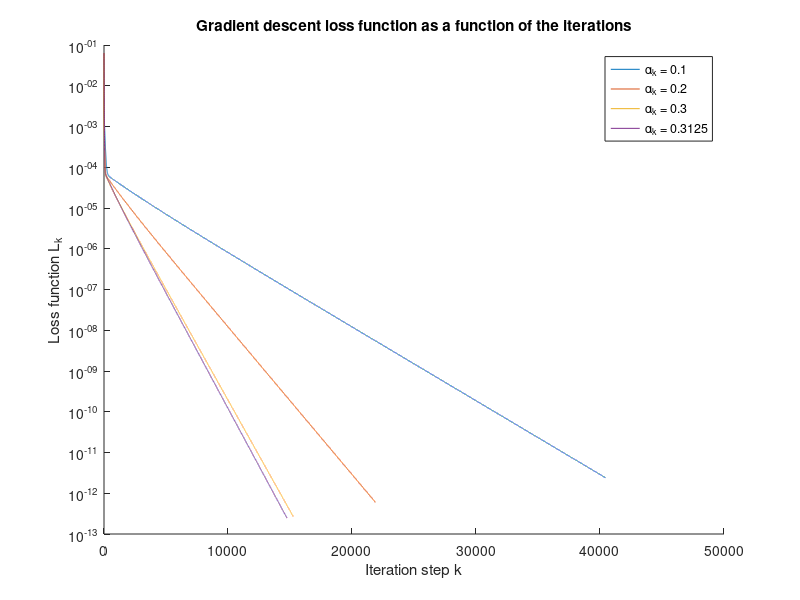
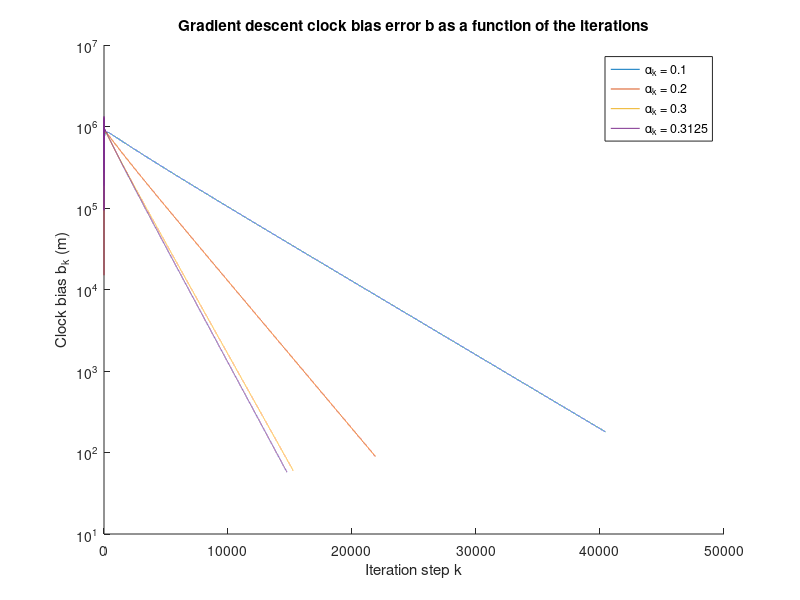
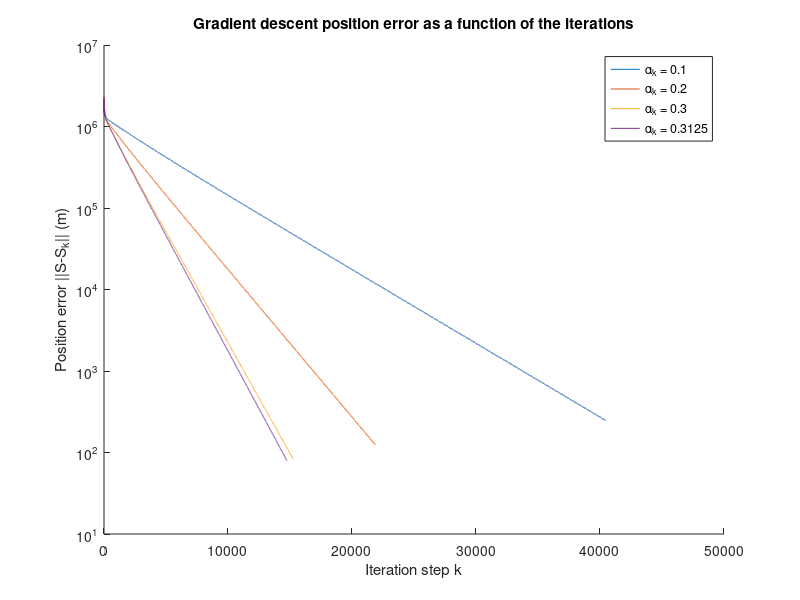
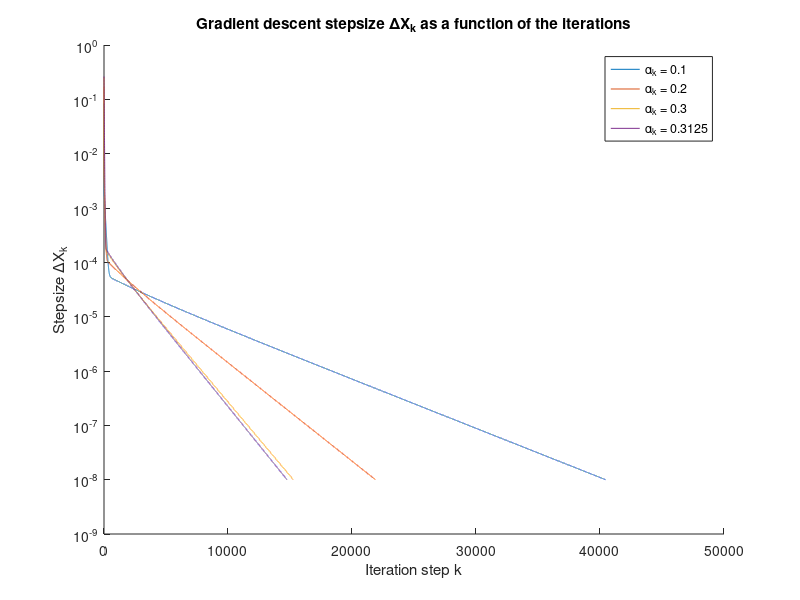

MATLAB code to generate these figures, in order:
clear all
close all
%Conversion factor from Earth Radians to meters
convToM = 6370*10^3;
%Actual position of vehicle
S = [1 0 0]';
%Actual clock bias error
b = 2.354788068*10^(-3);
%Actual position of satellites
S1 = [3.5852 2.0700 0]';
S2 = [2.9274 2.9274 0]';
S3 = [2.6612 0 3.1712]';
S4 = [1.4159 0 3.8904]';
S_tot = [S1 S2 S3 S4]';
%Initial vehicle estimate
S_hat_0 = [0.9331 0.25 0.258819]';
b_hat_0 = 0;
X_hat_k_grad = [S_hat_0 ; b_hat_0];
X_hat_k_gauss = [S_hat_0 ; b_hat_0];
%Termination criteria
maxItr = 10^6;
deltaXMin = 10^(-8);
%Stepsize parameter
alphak_gradVec = [0.1 0.2 0.3 0.3125];
alphak_gaussVec = [0.7 1 1.3 1.8];
%Matrices to save data for different values of alphak_grad and alphak_gauss
Grad_Loss_Matrix = 0;
Grad_Clock_Matrix = 0;
Grad_Pos_Matrix = 0;
Grad_DeltaX_Matrix = 0;

Gauss_Loss_Matrix = 0;
Gauss_Clock_Matrix = 0;
Gauss_Pos_Matrix = 0;
Gauss_DeltaX_Matrix = 0;

%Generate synthetic data which otherwise would be
%measured by the phone.
y = [((S-S1)'*(S-S1))^(1/2)+b ((S-S2)'*(S-S2))^(1/2)+b ...
    ((S-S3)'*(S-S3))^(1/2)+b ((S-S4)'*(S-S4))^(1/2)+b]';


%%
%Gradient Descent Algorithm
%Run for different values of alphak_grad
legendInfofig1 = {};
legendInfofig2 = {};
legendInfofig3 = {};
legendInfofig4 = {};

%Iterate through all four values of alpha_k
for p = 1:4
alphak_grad = alphak_gradVec(p);
%Reset estimate to initial condition
X_hat_k_grad = [S_hat_0 ; b_hat_0];

%Calculate Jacobian transpose
H_X_hat_k = zeros(4);
for i = 1:4
    for j = 1:3
        H_X_hat_k(i,j) = (X_hat_k_grad(j)-S_tot(i,j))/...
            ((X_hat_k_grad(1:3)-S_tot(i,:)')'*...
            (X_hat_k_grad(1:3)-S_tot(i,:)'))^(1/2); 
    end
end
H_X_hat_k(:,4) = ones(4,1);

%Calculate small h
h_X_hat_k = zeros(4,1);
for i = 1:4
h_X_hat_k(i) = ((X_hat_k_grad(1:3)-S_tot(i,:)')'*...
    (X_hat_k_grad(1:3)-S_tot(i,:)'))^(1/2) + X_hat_k_grad(4);
end
h_X_Grad = h_X_hat_k;

deltaX_k = alphak_grad*H_X_hat_k'*(y-h_X_hat_k); %First value of the step size
XvecGrad = X_hat_k_grad; %Matrix to store all values of X
deltaXGrad = deltaX_k; %Matrix to store all values of deltaX
normDeltaX_k = (deltaX_k'*deltaX_k)^(1/2);
counter = 1;
while(normDeltaX_k > deltaXMin && counter < maxItr)
    X_hat_k_grad = X_hat_k_grad + deltaX_k;
    XvecGrad = [XvecGrad X_hat_k_grad]; %Add the newly calculated estimate to XvecGrad
    counter = counter + 1;
    
    %Calculate the Jacobian matrix
    for i = 1:4
        for j = 1:3
            H_X_hat_k(i,j) = (X_hat_k_grad(j)-S_tot(i,j))/...
                ((X_hat_k_grad(1:3)-S_tot(i,:)')'*...
                (X_hat_k_grad(1:3)-S_tot(i,:)'))^(1/2); 
        end
    end
    H_X_hat_k(:,4) = ones(4,1);
    %Calculate small h
    h_X_hat_k = zeros(4,1);
    for i = 1:4
        h_X_hat_k(i) = ((X_hat_k_grad(1:3)-S_tot(i,:)')'*...
            (X_hat_k_grad(1:3)-S_tot(i,:)'))^(1/2) + X_hat_k_grad(4);
    end
    h_X_Grad = [h_X_Grad h_X_hat_k]; %Matrix which stores all values of
    %h(X) which is used when plotting the loss function
    
    deltaX_k = alphak_grad*H_X_hat_k'*(y-h_X_hat_k);
    deltaXGrad = [deltaXGrad deltaX_k];
    normDeltaX_k = (deltaX_k'*deltaX_k)^(1/2); 
end

%Plot the loss function as a function of the iterations
figure(1)
hold on
step1LossGrad = [y(1)*ones(1,counter) ; y(2)*ones(1,counter)...
    ; y(3)*ones(1,counter) ; y(4)*ones(1,counter)] - h_X_Grad;
step2LossGrad = step1LossGrad.^2;
step3LossGrad = step2LossGrad(1,:)+step2LossGrad(2,:)+...
    step2LossGrad(3,:)+step2LossGrad(4,:);
LossGrad = 1/2*step3LossGrad;
semilogy(0:length(LossGrad)-1,LossGrad);
legendInfofig1{p} = ['\alpha_k = ' num2str(alphak_grad)];
hold off

%Plot the clock bias error as a function of the iterations
figure(2)
hold on
DiffXGrad = [ones(1,counter) ; zeros(2,counter) ; b*ones(1,counter)] - XvecGrad;
semilogy(0:length(DiffXGrad(4,:))-1, convToM*abs(DiffXGrad(4,:)));
legendInfofig2{p} = ['\alpha_k = ' num2str(alphak_grad)];
hold off

%Plot the error in position as a function of the iterations
figure(3)
hold on
ErrSquared = DiffXGrad(1:3,:).^2;
ErrPos = convToM*(ErrSquared(1,:)+ErrSquared(2,:)+ErrSquared(3,:)).^(1/2);
semilogy(0:length(ErrPos)-1, ErrPos);
legendInfofig3{p} = ['\alpha_k = ' num2str(alphak_grad)];
hold off

%Plot convergence rate of stepsize as a function of the iterations
figure(4)
hold on
deltaXGradSquared = deltaXGrad.^2;
normDeltaXGrad = (deltaXGradSquared(1,:)+deltaXGradSquared(2,:)...
    +deltaXGradSquared(3,:)+deltaXGradSquared(4,:)).^(1/2);
semilogy(0:length(normDeltaXGrad)-1, normDeltaXGrad);
legendInfofig4{p} = ['\alpha_k = ' num2str(alphak_grad)];
hold off
end

figure(1)
title('Gradient descent loss function as a function of the iterations');
xlabel('Iteration step k');
ylabel('Loss function L_k');
legend(legendInfofig1);
set(gca,'yscale','log');

figure(2)
title('Gradient descent clock bias error b as a function of the iterations');
xlabel('Iteration step k');
ylabel('Clock bias b_k (m)');
legend(legendInfofig2);
set(gca,'yscale','log');

figure(3)
title('Gradient descent position error as a function of the iterations');
xlabel('Iteration step k');
ylabel('Position error ||S-S_k|| (m)');
legend(legendInfofig3);
set(gca,'yscale','log');

figure(4)
title('Gradient descent stepsize \DeltaX_k as a function of the iterations');
xlabel('Iteration step k');
ylabel('Stepsize \DeltaX_k');
legend(legendInfofig4);
set(gca,'yscale','log');
%%
%Gauss-Newton Algorithm
%Run for different values of alphak_gauss
legendInfofig5 = {};
legendInfofig6 = {};
legendInfofig7 = {};
legendInfofig8 = {};

%Iterate through all four values of alpha_k
for p = 1:4
alphak_gauss = alphak_gaussVec(p);
%Reset estimate to initial condition
X_hat_k_gauss = [S_hat_0 ; b_hat_0];

%Calculate Jacobian transpose
H_X_hat_k = zeros(4);
for i = 1:4
    for j = 1:3
        H_X_hat_k(i,j) = (X_hat_k_gauss(j)-S_tot(i,j))/...
            ((X_hat_k_gauss(1:3)-S_tot(i,:)')'*...
            (X_hat_k_gauss(1:3)-S_tot(i,:)'))^(1/2); 
    end
end
H_X_hat_k(:,4) = ones(4,1);

%Calculate small h
h_X_hat_k = zeros(4,1);
for i = 1:4
h_X_hat_k(i) = ((X_hat_k_gauss(1:3)-S_tot(i,:)')'*...
    (X_hat_k_gauss(1:3)-S_tot(i,:)'))^(1/2) + X_hat_k_gauss(4);
end
h_X_Gauss = h_X_hat_k;

deltaX_k = alphak_gauss*H_X_hat_k\(y-h_X_hat_k); %First value of the
%step size
XvecGauss = X_hat_k_gauss; %Matrix to store all values of X
deltaXGauss = deltaX_k; %Matrix to store all values of deltaX
normDeltaX_k = (deltaX_k'*deltaX_k)^(1/2);  
counter = 1;
while(normDeltaX_k > deltaXMin && counter < maxItr)
    X_hat_k_gauss = X_hat_k_gauss + deltaX_k;
    XvecGauss = [XvecGauss X_hat_k_gauss]; %Add the newly 
    %calculated estimate to XvecGauss
    counter = counter + 1;
    
     %Calculate the Jacobian matrix
    for i = 1:4
        for j = 1:3
            H_X_hat_k(i,j) = (X_hat_k_gauss(j)-S_tot(i,j))/...
                ((X_hat_k_gauss(1:3)-S_tot(i,:)')'*...
                (X_hat_k_gauss(1:3)-S_tot(i,:)'))^(1/2); 
        end
    end
    H_X_hat_k(:,4) = ones(4,1);
    
    %Calculate small h
    h_X_hat_k = zeros(4,1);
    for i = 1:4
        h_X_hat_k(i) = ((X_hat_k_gauss(1:3)-S_tot(i,:)')'*...
            (X_hat_k_gauss(1:3)-S_tot(i,:)'))^(1/2) + X_hat_k_gauss(4);
    end
    h_X_Gauss = [h_X_Gauss h_X_hat_k]; %Matrix which stores all values of
    %h(X) which is used when plotting the loss function

    deltaX_k = alphak_gauss*H_X_hat_k\(y-h_X_hat_k);
    deltaXGauss = [deltaXGauss deltaX_k];
    normDeltaX_k = (deltaX_k'*deltaX_k)^(1/2);
end

%Plot the loss function as a function of the iterations
figure(5)
step1LossGauss = [y(1)*ones(1,counter) ; y(2)*ones(1,counter) ;...
    y(3)*ones(1,counter) ; y(4)*ones(1,counter)] - h_X_Gauss;
step2LossGauss = step1LossGauss.^2;
step3LossGauss = step2LossGauss(1,:)+step2LossGauss(2,:)+...
    step2LossGauss(3,:)+step2LossGauss(4,:);
LossGauss = 1/2*step3LossGauss;
hold on
semilogy(0:length(LossGauss)-1,LossGauss);
legendInfofig5{p} = ['\alpha_k = ' num2str(alphak_gauss)];
hold off

%Plot the clock bias error as a function of the iterations
figure(6)
hold on
DiffXGauss = [ones(1,counter) ; zeros(2,counter) ; b*ones(1,counter)] - XvecGauss;
semilogy(0:length(DiffXGauss(4,:))-1, convToM*abs(DiffXGauss(4,:)));
legendInfofig6{p} = ['\alpha_k = ' num2str(alphak_gauss)];
hold off

%Plot the error in position as a function of the iterations
figure(7)
hold on
ErrSquared = DiffXGauss(1:3,:).^2;
ErrPos = convToM*(ErrSquared(1,:)+ErrSquared(2,:)+ErrSquared(3,:)).^(1/2);
semilogy(0:length(ErrPos)-1, ErrPos);
legendInfofig7{p} = ['\alpha_k = ' num2str(alphak_gauss)];
hold off

%Plot convergence rate of stepsize as a function of the iterations
figure(8)
hold on
deltaXGaussSquared = deltaXGauss.^2;
normDeltaXGauss = (deltaXGaussSquared(1,:)+deltaXGaussSquared(2,:)+...
    deltaXGaussSquared(3,:)+deltaXGaussSquared(4,:)).^(1/2);
semilogy(0:length(normDeltaXGauss)-1, normDeltaXGauss);
legendInfofig8{p} = ['\alpha_k = ' num2str(alphak_gauss)];
hold off
end
figure(5)
title('Gauss-Newton loss function as a function of the iterations');
xlabel('Iteration step k');
ylabel('Loss function L_k');
legend(legendInfofig5);
set(gca,'yscale','log');

figure(6)
title('Gauss-Newton clock bias error b as a function of the iterations');
xlabel('Iteration step k');
ylabel('Clock bias b_k (m)');
legend(legendInfofig6);
set(gca,'yscale','log');

figure(7)
title('Gauss-Newton position error as a function of the iterations');
xlabel('Iteration step k');
ylabel('Position error ||S-S_k|| (m)');
legend(legendInfofig7);
set(gca,'yscale','log');

figure(8)
title('Gauss-Newton stepsize \DeltaX_k as a function of the iterations');
xlabel('Iteration step k');
ylabel('Stepsize \DeltaX_k');
legend(legendInfofig8);
set(gca,'yscale','log');